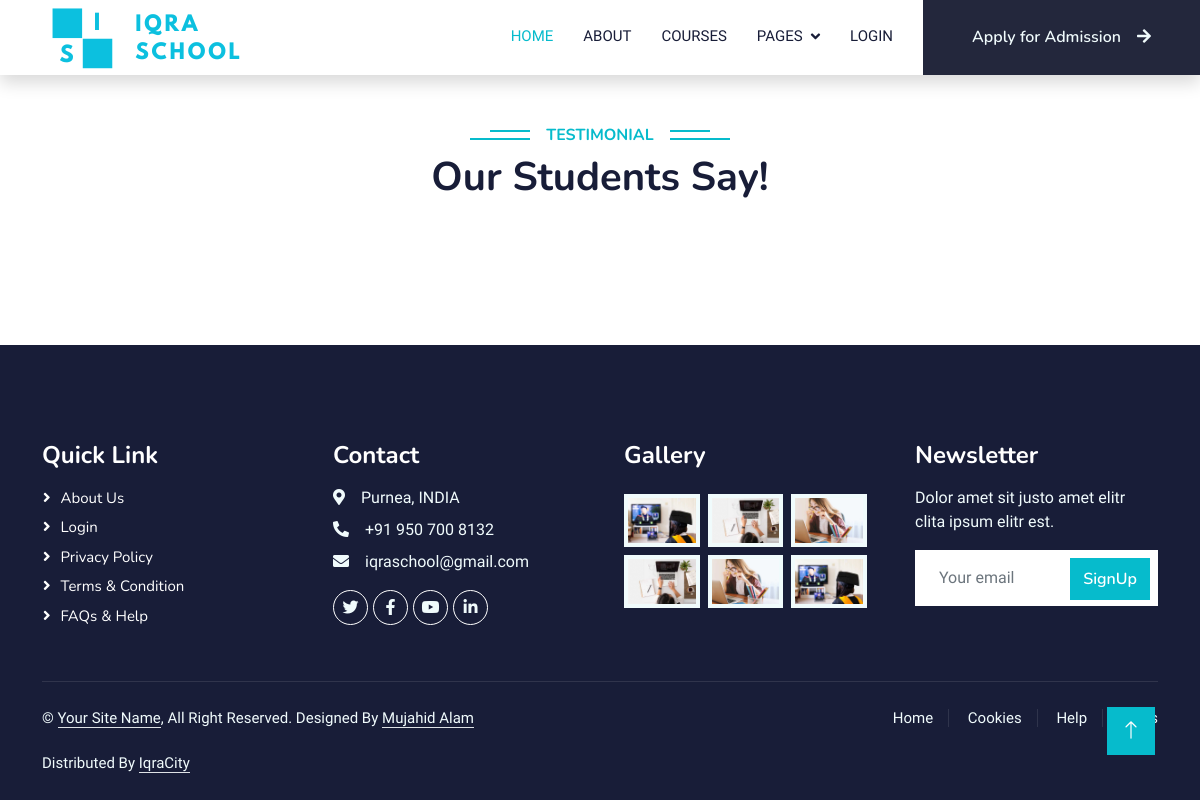
Page /ourStudent/ on the earlier database version.
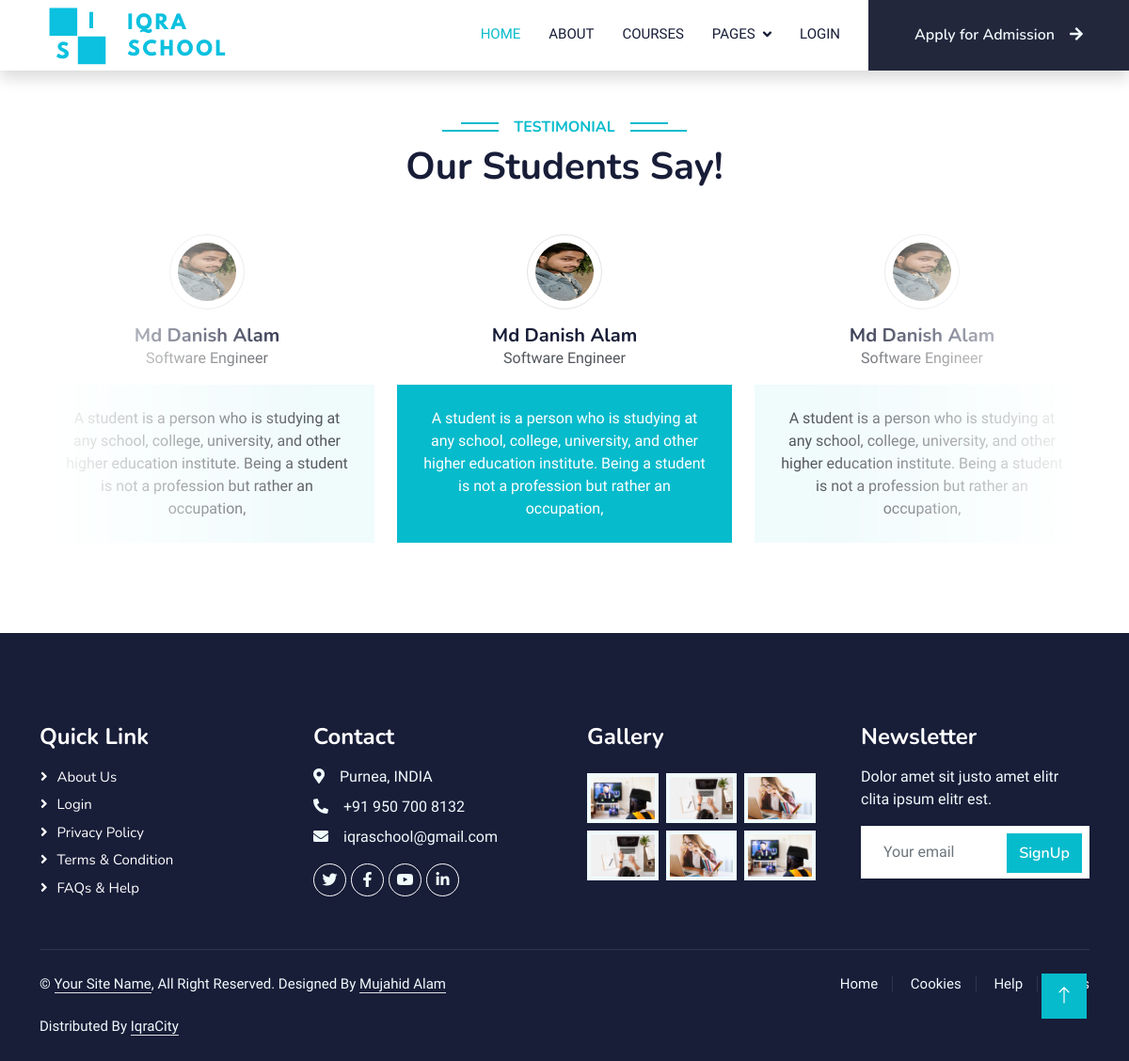
Same page on the later database version.
### studyApp/models.py (models this page shows)
class OurStudents(models.Model):
    name = models.CharField(max_length=200)
    profession = models.CharField(max_length=200)
    description = models.CharField(max_length=200)
    image = models.ImageField(upload_to='StudentsImage', blank = True)

### studyApp/views.py (the view)
# urls.py: path('ourStudent/', ourStudent, name='ourStudent'),
def ourStudent(request):
    our_students_data = OurStudents.objects.all()
    context = {
        'our_students': our_students_data,
    }
    return render(request, 'ourStudent.html', context)

### templates/ourStudent.html (shortened to what this page needs)
{% extends 'base.html' %}
{% load static %}
{% block content %}
    <div class="container-xxl py-5 wow fadeInUp" data-wow-delay="0.1s">
        <div class="container">
            <div class="text-center">
                <h6 class="section-title bg-white text-center text-primary px-3">Testimonial</h6>
                <h1 class="mb-5">Our Students Say!</h1>
            </div>
            <div class="owl-carousel testimonial-carousel position-relative">
                {% for student in our_students %}
                    <div class="testimonial-item text-center">
                        {% if student.image %}
                            <td>
                                <img class="border rounded-circle p-2 mx-auto mb-3" src="{{ student.image.url }}" alt="{{ student.image.url }}"  style="width: 80px; height: 80px;">
                            </td>
                        {% else %}
                            <td>
                                <img class="border rounded-circle p-2 mx-auto mb-3" src="{% static 'img/testimonial-1.jpg' %}" style="width: 80px; height: 80px;">
                            </td>
                        {% endif %}
                        <h5 class="mb-0">{{ student.name}}</h5>
                        <p>{{ student.profession}}</p>
                        <div class="testimonial-text bg-light text-center p-4">
                        <p class="mb-0">{{ student.description }}</p>
                        </div>
                    </div>
                {% endfor %}
            </div>
        </div>
    </div>
    {% endblock%}

### templates/base.html (shortened to what this page needs)
<!DOCTYPE html>
{% load static %}
<html lang="en">
<head>
    <link href="https://cdnjs.cloudflare.com/ajax/libs/font-awesome/5.10.0/css/all.min.css" rel="stylesheet">
    <link href="https://cdn.jsdelivr.net/npm/bootstrap-icons@1.4.1/font/bootstrap-icons.css" rel="stylesheet">
    <link rel="stylesheet" href="{% static 'lib/owlcarousel/assets/owl.carousel.min.css' %}">
    <link rel="stylesheet" href="{% static 'lib/animate/animate.min.css' %}">
    <link rel="stylesheet" href="{% static 'css/bootstrap.min.css' %}">
    <link rel="stylesheet" href="{% static 'css/style.css' %}">
</head>
<body>
    {% include 'include/navbar.html' %}
    {% block content%}
    {% endblock%}
    {% include 'include/footer.html' %}
    <a href="#" class="btn btn-lg btn-primary btn-lg-square back-to-top"><i class="bi bi-arrow-up"></i></a>
</body>
</html>

### templates/include/navbar.html (shortened to what this page needs)
{% load static %}
<nav class="navbar navbar-expand-lg navbar-light bg-white shadow sticky-top p-0" >
    <a href="/" class="navbar-brand d-flex align-items-center px-4 px-lg-5">
        <img class="m-0" src="{% static 'img/iqra.png' %}" alt="" >
    </a>
    <div class="collapse navbar-collapse" id="navbarCollapse">
        <div class="navbar-nav ms-auto p-4 p-lg-0">
            <a href="/" class="nav-item nav-link active">Home</a>
            <a href="{% url 'about' %}" class="nav-item nav-link">About</a>
            <a href="{% url 'courses' %}" class="nav-item nav-link">Courses</a>
            <div class="nav-item dropdown">
                <a href="" class="nav-link dropdown-toggle" data-bs-toggle="dropdown">Pages</a>
            </div>
            <a href="{% url 'login' %}" class="nav-item nav-link ">LogIn</a>
            <a href="{% url 'applyForAdmission' %}" class="btn text-light py-4 px-lg-5 d-none d-lg-block" style="background-color: #23273c; ">Apply for Admission<i class="fa fa-arrow-right ms-3"></i></a>
        </div>
    </div>
</nav>

### templates/include/footer.html
{% load static %}
    <div class="container-fluid bg-dark text-light footer pt-5 mt-5 wow fadeIn" data-wow-delay="0.1s">
        <div class="container py-5">
            <div class="row g-5">
                <div class="col-lg-3 col-md-6">
                    <h4 class="text-white mb-3">Quick Link</h4>
                    <a class="btn btn-link" href="{% url 'about' %}">About Us</a>
                    <a class="btn btn-link" href="{% url 'login' %}">Login</a>
                    <a class="btn btn-link" href="">Privacy Policy</a>
                    <a class="btn btn-link" href="">Terms & Condition</a>
                    <a class="btn btn-link" href="">FAQs & Help</a>
                </div>
                <div class="col-lg-3 col-md-6">
                    <h4 class="text-white mb-3">Contact</h4>
                    <p class="mb-2"><i class="fa fa-map-marker-alt me-3"></i>Purnea, INDIA</p>
                    <p class="mb-2"><i class="fa fa-phone-alt me-3"></i>+91 950 700 8132</p>
                    <p class="mb-2"><i class="fa fa-envelope me-3"></i>iqraschool@gmail.com</p>
                    <div class="d-flex pt-2">
                        <a class="btn btn-outline-light btn-social" href="https://twitter.com/Mujahid_Fighter"><i class="fab fa-twitter"></i></a>
                        <a class="btn btn-outline-light btn-social" href="https://www.facebook.com/mujahid7fighter/"><i class="fab fa-facebook-f"></i></a>
                        <a class="btn btn-outline-light btn-social" href=""><i class="fab fa-youtube"></i></a>
                        <a class="btn btn-outline-light btn-social" href="https://www.linkedin.com/in/mujahid-fighter/"><i class="fab fa-linkedin-in"></i></a>
                    </div>
                </div>
                <div class="col-lg-3 col-md-6">
                    <h4 class="text-white mb-3">Gallery</h4>
                    <div class="row g-2 pt-2">
                        <div class="col-4">
                            <img class="img-fluid bg-light p-1" src="{% static 'img/course-1.jpg' %}" alt="">
                        </div>
                        <div class="col-4">
                            <img class="img-fluid bg-light p-1" src="{% static 'img/course-2.jpg' %}" alt="">
                        </div>
                        <div class="col-4">
                            <img class="img-fluid bg-light p-1" src="{% static 'img/course-3.jpg' %}" alt="">
                        </div>
                        <div class="col-4">
                            <img class="img-fluid bg-light p-1" src="{% static 'img/course-2.jpg' %}" alt="">
                        </div>
                        <div class="col-4">
                            <img class="img-fluid bg-light p-1" src="{% static 'img/course-3.jpg' %}" alt="">
                        </div>
                        <div class="col-4">
                            <img class="img-fluid bg-light p-1" src="{% static 'img/course-1.jpg' %}" alt="">
                        </div>
                    </div>
                </div>
                <div class="col-lg-3 col-md-6">
                    <h4 class="text-white mb-3">Newsletter</h4>
                    <p>Dolor amet sit justo amet elitr clita ipsum elitr est.</p>
                    <div class="position-relative mx-auto" style="max-width: 400px;">
                        <input class="form-control border-0 w-100 py-3 ps-4 pe-5" type="text" placeholder="Your email">
                        <button type="button" class="btn btn-primary py-2 position-absolute top-0 end-0 mt-2 me-2">SignUp</button>
                    </div>
                </div>
            </div>
        </div>
        <div class="container">
            <div class="copyright">
                <div class="row">
                    <div class="col-md-6 text-center text-md-start mb-3 mb-md-0">
                        &copy; <a class="border-bottom" href="#">Your Site Name</a>, All Right Reserved.
                        Designed By <a class="border-bottom" href="">Mujahid Alam</a><br><br>
                        Distributed By <a class="border-bottom" href="">IqraCity</a>
                    </div>
                    <div class="col-md-6 text-center text-md-end">
                        <div class="footer-menu">
                            <a href="/">Home</a>
                            <a href="">Cookies</a>
                            <a href="">Help</a>
                            <a href="">FQAs</a>
                        </div>
                    </div>
                </div>
            </div>
        </div>
    </div>

### static/css/style.css (style rules this page uses)
:root { --primary: #06BBCC; --light: #F0FBFC; --dark: #181d38; }
.back-to-top { position: fixed; display: none; right: 45px; bottom: 45px; z-index: 99; }
.btn { font-family: 'Nunito', sans-serif; font-weight: 600; transition: .5s; }
.btn.btn-primary, .btn.btn-secondary { color: #FFFFFF; }
.btn-lg-square { width: 48px; height: 48px; }
.btn-square, .btn-sm-square, .btn-lg-square { padding: 0; display: flex; align-items: center; justify-content: center; font-weight: normal; border-radius: 0px; }
.navbar .dropdown-toggle::after { border: none; content: "\f107"; font-family: "Font Awesome 5 Free"; font-weight: 900; vertical-align: middle; margin-left: 8px; }
.navbar-light .navbar-nav .nav-link { margin-right: 30px; padding: 25px 0; color: #FFFFFF; font-size: 15px; text-transform: uppercase; outline: none; }
.navbar-light .navbar-nav .nav-link:hover, .navbar-light .navbar-nav .nav-link.active { color: var(--primary); }
.navbar-light .navbar-brand, .navbar-light a.btn { height: 75px; }
.navbar-light .navbar-nav .nav-link { color: var(--dark); font-weight: 500; }
.navbar-light.sticky-top { top: 0px; transition: .5s; }
.section-title { position: relative; display: inline-block; text-transform: uppercase; }
.section-title::before { position: absolute; content: ""; width: calc(100% + 80px); height: 2px; top: 4px; left: -40px; background: var(--primary); z-index: -1; }
.section-title::after { position: absolute; content: ""; width: calc(100% + 120px); height: 2px; bottom: 5px; left: -60px; background: var(--primary); z-index: -1; }
.testimonial-carousel::before { position: absolute; content: ""; top: 0; left: 0; height: 100%; width: 0; background: linear-gradient(to right, rgba(255, 255, 255, 1) 0%, rgba(255, 255, 255, 0) 100%); z-index: 1; }
.testimonial-carousel::after { position: absolute; content: ""; top: 0; right: 0; height: 100%; width: 0; background: linear-gradient(to left, rgba(255, 255, 255, 1) 0%, rgba(255, 255, 255, 0) 100%); z-index: 1; }
@media (min-width: 768px) { .testimonial-carousel::before, .testimonial-carousel::after { width: 200px; } }
@media (min-width: 992px) { .testimonial-carousel::before, .testimonial-carousel::after { width: 300px; } }
.testimonial-carousel .owl-item .testimonial-text, .testimonial-carousel .owl-item.center .testimonial-text * { transition: .5s; }
.testimonial-carousel .owl-item.center .testimonial-text { background: var(--primary) !important; }
.testimonial-carousel .owl-item.center .testimonial-text * { color: #FFFFFF !important; }
.footer .btn.btn-social { margin-right: 5px; width: 35px; height: 35px; display: flex; align-items: center; justify-content: center; color: var(--light); font-weight: normal; border: 1px solid #FFFFFF; border-radius: 35px; transition: .3s; }
.footer .btn.btn-link { display: block; margin-bottom: 5px; padding: 0; text-align: left; color: #FFFFFF; font-size: 15px; font-weight: normal; text-transform: capitalize; transition: .3s; }
.footer .btn.btn-link::before { position: relative; content: "\f105"; font-family: "Font Awesome 5 Free"; font-weight: 900; margin-right: 10px; }
.footer .copyright { padding: 25px 0; font-size: 15px; border-top: 1px solid rgba(256, 256, 256, .1); }
.footer .copyright a { color: var(--light); }
.footer .footer-menu a { margin-right: 15px; padding-right: 15px; border-right: 1px solid rgba(255, 255, 255, .1); }
.footer .footer-menu a:last-child { margin-right: 0; padding-right: 0; border-right: none; }

Differences in the rows shown:
added OurStudents: image (picture), name "Md Danish Alam", profession "Software Engineer", description "A student is a person who is studying at any school, college, university, and other higher education institute. Being a student is not a profession but rather an occupation,"
